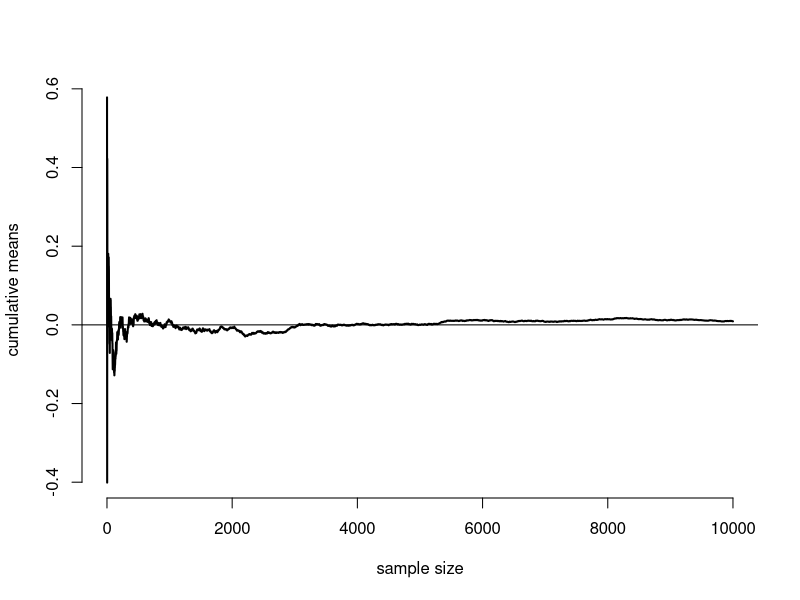
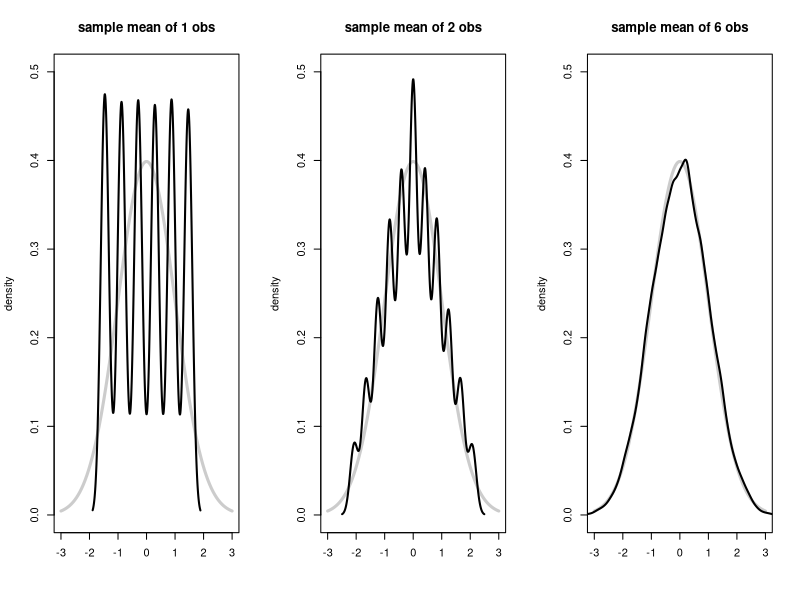
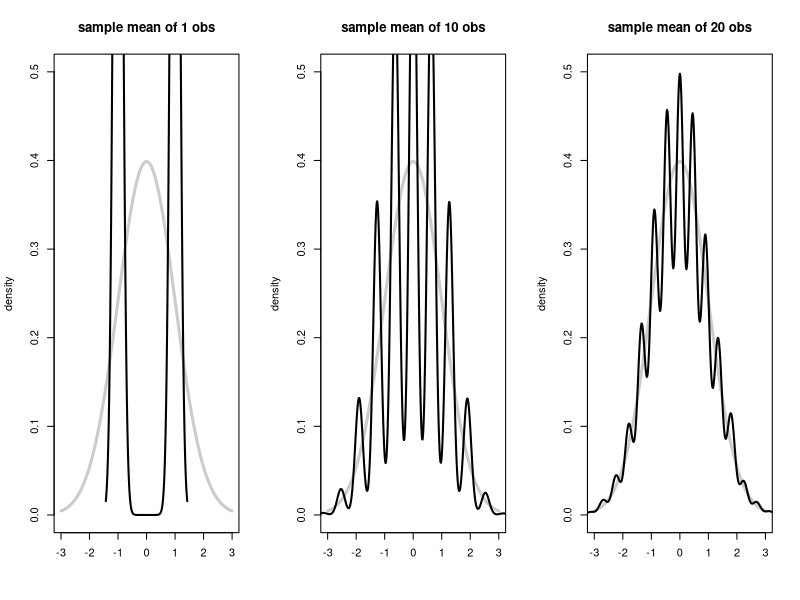

The R source for these figures, in order:
## ---- chunk 1
n <- 10000; means <- cumsum(rnorm(n)) / (1  : n)
plot(1 : n, means, type = "l", lwd = 2, frame = FALSE, 
     ylab = "cumulative means", xlab = "sample size")
abline(h = 0)
## ---- chunk 2
par(mfrow = c(1, 3))
for (n in c(1, 2, 6)){
  temp <- matrix(sample(1 : 6, n * 10000, replace = TRUE), ncol = n)
  temp <- apply(temp, 1, mean)
  temp <- (temp - 3.5) / (1.71 / sqrt(n)) 
  dty <- density(temp)
  plot(dty$x, dty$y, xlab = "", ylab = "density", type = "n", xlim = c(-3, 3), ylim = c(0, .5))
  title(paste("sample mean of", n, "obs"))
  lines(seq(-3, 3, length = 100), dnorm(seq(-3, 3, length = 100)), col = grey(.8), lwd = 3)
  lines(dty$x, dty$y, lwd = 2)
}
## ---- chunk 3
par(mfrow = c(1, 3))
for (n in c(1, 10, 20)){
  temp <- matrix(sample(0 : 1, n * 10000, replace = TRUE), ncol = n)
  temp <- apply(temp, 1, mean)
  temp <- (temp - .5) * 2 * sqrt(n)
  dty <- density(temp)
  plot(dty$x, dty$y, xlab = "", ylab = "density", type = "n", xlim = c(-3, 3), ylim = c(0, .5))
  title(paste("sample mean of", n, "obs"))
  lines(seq(-3, 3, length = 100), dnorm(seq(-3, 3, length = 100)), col = grey(.8), lwd = 3)
  lines(dty$x, dty$y, lwd = 2)
}

